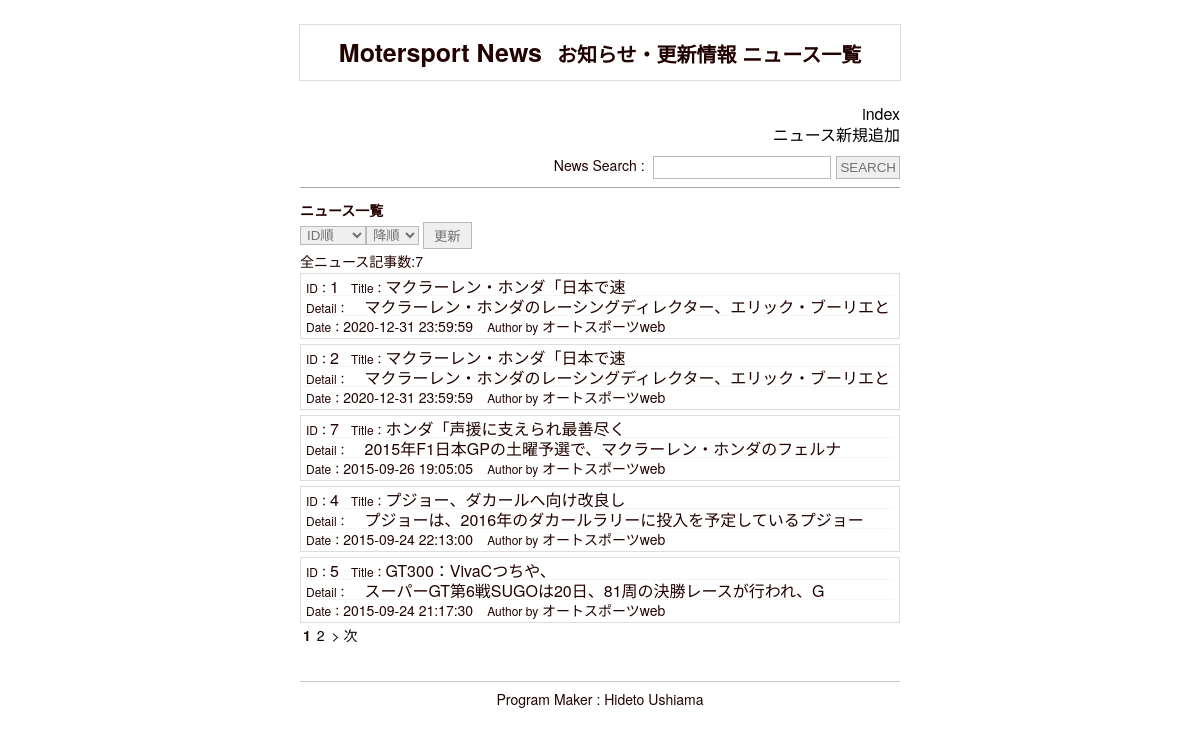
Before: /admin/news_list.php with the older database file.
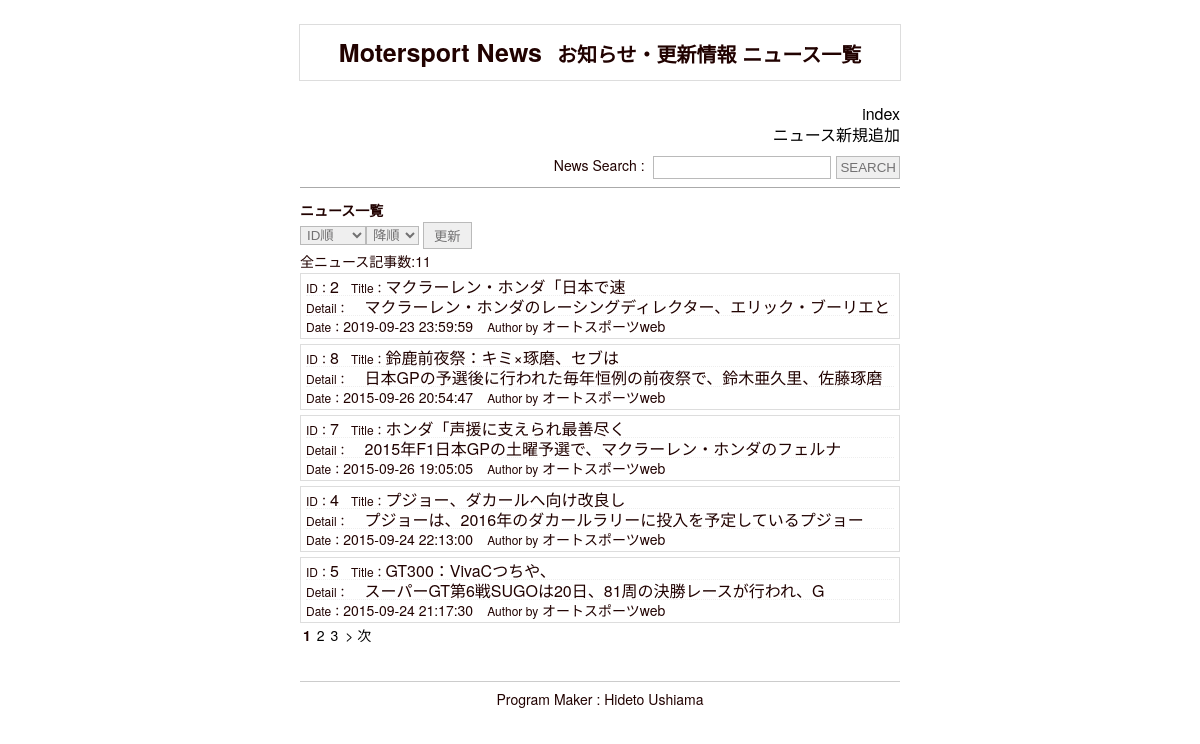
After: the same page with the newer database file.
### tables this page shows
CREATE TABLE IF NOT EXISTS `s_news` (
  `s_id` int(11) NOT NULL,
  `s_title` varchar(64) NOT NULL,
  `s_detail` varchar(1024) NOT NULL,
  `s_outline` varchar(128) NOT NULL,
  `author` varchar(12) NOT NULL,
  `show_flg` int(11) NOT NULL,
  `category` int(11) NOT NULL,
  `s_index` int(11) NOT NULL,
  `create_date` datetime NOT NULL,
  `update_date` datetime NOT NULL,
  `open_date` datetime NOT NULL,
  `close_date` datetime NOT NULL
);

### admin/news_list.php (the view, shortened to what this page needs)
<?php
 include("head.php");
 $view = "";
if(isset($_POST["sl1"]) | isset($_POST["sl2"])){
$j1 = $_POST["sl1"];
$j2 = $_POST["sl2"];
if($j1=="ID順"){
	$db_set = "WHERE s_id";
}else{
	$db_set = "ORDER BY create_date";
}
if($j2=="降順"){
	$db_set = $db_set." DESC";
}else{}
}else{
	$db_set = "ORDER BY create_date DESC";
}
$set_n = 5;
if(isset($_GET["page"])){
	$page = intval($_GET["page"]);
	if($page == 1){
		$lo = " LIMIT " . $set_n;
	}else{
		$news_s = ($page - 1) * $set_n;
		$lo = " LIMIT " . $set_n . " OFFSET " . $news_s;
	}
}else{
	$page = 1;
	$news_s = ($page - 1) * $set_n;
	$lo = " LIMIT " . $set_n . " OFFSET " . $news_s;
}
$pdo = new PDO("mysql:host=localhost;dbname=cs_academy;charset=utf8", "root", "");
$sql = "SELECT * FROM s_news ".$db_set;
$stmt = $pdo->prepare($sql);
$stmt->execute();
$results = $stmt->fetchAll(PDO::FETCH_ASSOC);
$count=$stmt->rowCount();
$sql = "SELECT * FROM s_news ".$db_set.$lo;
$stmt = $pdo->prepare($sql);
$stmt->execute();
$results = $stmt->fetchAll(PDO::FETCH_ASSOC);
$view .= "全ニュース記事数:".$count;
if ($count > $set_n){
	$n_page = (int) (intval($count) / intval($set_n));
	$a_page = $count % $set_n;
	if($a_page != 0){
	$n_page++;
	}
}
foreach($results as $row) {
	$view .= "<article class=\"news-detail\">";
	$view .= "<dl>";
	$view .= "<a href=\"update.php?id=".$row["s_id"]."\">";
	$view .= "<dd class=\"news-title\"><span>ID：</span>".$row["s_id"]."<span>　Title：</span>".mb_substr($row["s_title"],0,15)."</dd>";
	$view .= "<dd><span>Detail：</span>".mb_substr($row["s_detail"],0,34)."</dd>";
	$view .= "<div class=\"news_d\"><span>Date：</span>".$row["create_date"]."　<span>Author by</span> ".$row["author"]."</div>";
	$view .= "</a>";
	$view .= "</dl>";
	$view .= "</article>";
}
echo "<div class=\"page_l\">";
if ($n_page > 1) {
	echo "<span class=\"page_n\">";
	for($a=1;$a<=$n_page;$a++){
		if($a==$page){
			$view .= "<span class=\"page_e\">".$a."</span>";
		}else{
			$view .= "<span class=\"page_o\"><a href=\"news_list.php?page=".$a. "\">".$a."</a></span>";
		}
	}
	$view .= "</span>";
}
if ($page != $n_page) {
	$view .= "<a href=\"news_list.php?page=" . ($page + 1) . "\">  > 次</a>";
}
$view .= "</div>";
?>
</head>
<body>
<header>
<h1>Motersport News<span>お知らせ・更新情報 ニュース一覧</span></h1>
</header>
<div class="main">
<div class="search_a">
<ul>
<li><a href="index.php">index</a></li>
<li><a href="input.php">ニュース新規追加</a></li>
</ul>
<form action="search.php" method="post">
<span class="serach_t">News Search : </span><input type="text" name="search" /><input type="submit" value="SEARCH" />
</form>
</div>
<h2>ニュース一覧</h2>
<div class="list_a">
<form action="news_list.php" method="post">
<select  name="sl1"><option>ID順</option><option>日時順</option></select><select  name="sl2"><option>降順</option><option>昇順</option></select>
<input type="submit" value="更新" />
</form>
</div>
<?php echo $view ?>
<?php include("footer.php"); ?>
</body>
</html>

Changed rows visible on the page:
no longer on this page (row edited): s_news: s_id "1", s_title "マクラーレン・ホンダ「日本で速", s_detail "マクラーレン・ホンダのレーシングディレクター、エリック・ブーリエと", create_date "2020-12-31 23:59:59", author "オートスポーツweb"
changed s_news "マクラーレン・ホンダ「日本で速": create_date "2020-12-31 23:59:59" → "2019-09-23 23:59:59"
added s_news: s_id "8", s_title "鈴鹿前夜祭：キミ×琢磨、セブは", s_detail "日本GPの予選後に行われた毎年恒例の前夜祭で、鈴木亜久里、佐藤琢磨", create_date "2015-09-26 20:54:47", author "オートスポーツweb"
Other visible differences:
$view: "全ニュース記事数:7" → "全ニュース記事数:11"
new list line: "3"
